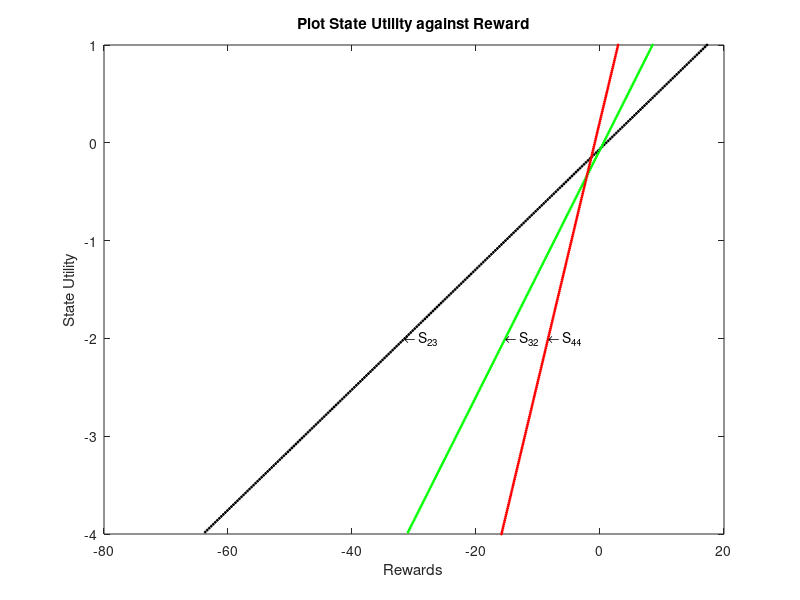

Recreate this plot in MATLAB.
function plotUAgainstR()

M = [0.8 0.0 0.0 0.0 0.2 0.0 0.0 0.0 0.0 0.0 0.0 0.0 0.0 0.0
    0.7 0.3 0.0 0.0 0.0 0.0 0.0 0.0 0.0 0.0 0.0 0.0 0.0 0.0
    0.0 0.7 0.1 0.0 0.0 0.2 0.0 0.0 0.0 0.0 0.0 0.0 0.0 0.0
    0.0 0.0 0.7 0.1 0.0 0.0 0.2 0.0 0.0 0.0 0.0 0.0 0.0 0.0
    0.1 0.0 0.0 0.0 0.7 0.0 0.0 0.2 0.0 0.0 0.0 0.0 0.0 0.0
    0.0 0.0 0.1 0.0 0.0 0.7 0.0 0.0 0.0 0.2 0.0 0.0 0.0 0.0
    0.0 0.0 0.0 0.1 0.0 0.7 0.2 0.0 0.0 0.0 0.0 0.0 0.0 0.0
    0.0 0.0 0.0 0.0 0.1 0.0 0.0 0.7 0.0 0.0 0.2 0.0 0.0 0.0
    0.0 0.0 0.0 0.0 0.0 0.0 0.0 0.7 0.1 0.0 0.0 0.2 0.0 0.0
    0.0 0.0 0.0 0.0 0.0 0.1 0.0 0.0 0.7 0.0 0.0 0.0 0.2 0.0
    0.0 0.0 0.0 0.0 0.0 0.0 0.0 0.0 0.0 0.0 0.0 0.0 0.0 0.0
    0.0 0.0 0.0 0.0 0.0 0.0 0.0 0.0 0.0 0.0 0.0 0.0 0.0 0.0
    0.0 0.0 0.0 0.0 0.0 0.0 0.0 0.0 0.0 0.1 0.0 0.7 0.2 0.0
    0.0 0.0 0.0 0.0 0.0 0.0 0.0 0.0 0.0 0.0 0.0 0.0 0.7 0.3 ];

eye(14,14);
A = eye(14,14) - M;
AInv = A^(-1);

b = [-0.2 -0.2 -0.2 -0.2 -0.2 -0.2 -0.2 -0.2 -0.2 -0.2 1.0 -1.0 -0.2 -0.2];

v1 = [ 0 0 0 0 0 0 0 0 0 0 1 -1 0 0];
v2 = [ 1 1 1 1 1 1 1 1 1 1 0 0 1 1];

hold off
for r=-4:0.02:1
    b = r * v2 + v1;
    u = AInv * b';
    plot(u(5), r ,'--rs','LineWidth',1,...
        'MarkerEdgeColor','k',...
        'MarkerFaceColor','k',...
        'MarkerSize',1);
    
    
    plot(u(9), r, '--rs','LineWidth',1,...
        'MarkerEdgeColor','g',...
        'MarkerFaceColor','g',...
        'MarkerSize',1);
    
    plot(u(14), r, '--rs','LineWidth',1,...
        'MarkerEdgeColor','r',...
        'MarkerFaceColor','r',...
        'MarkerSize',1);
    hold all
    
end
b = -2*v2 + v1;
x = AInv*b';
text(x(5),-2,'\leftarrow S_{23}',...
    'HorizontalAlignment','left')
text(x(9),-2,'\leftarrow S_{32}',...
    'HorizontalAlignment','left')
text(x(14),-2,'\leftarrow S_{44}',...
    'HorizontalAlignment','left')

title('Plot State Utility against Reward');
xlabel('Rewards');
ylabel('State Utility');

set(0,'DefaultAxesFontName', 'Times New Roman');
set(0,'DefaultAxesFontSize', 15)

set(0,'DefaultTextFontname', 'Times New Roman')
set(0,'DefaultTextFontSize', 15)